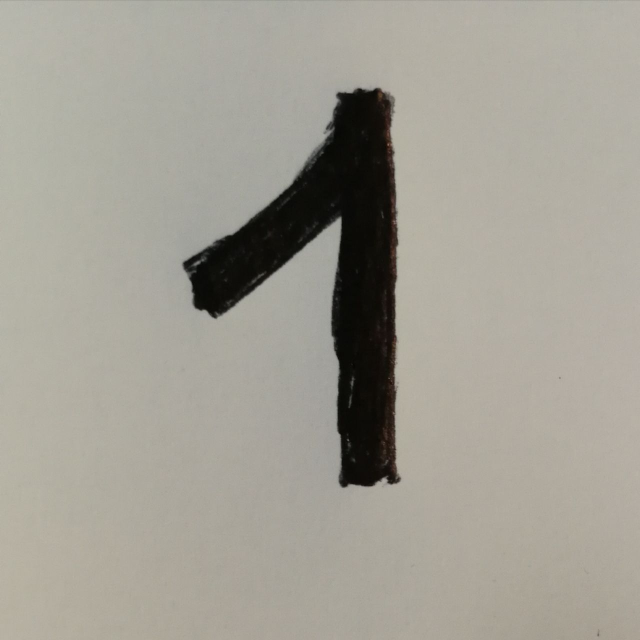
#> input picture imageClassification/realImg/1.jpg, 1279 x 1280 px (shown at 1/2 size)
$ python ternary_mnist_recognition.py
#> lines starting #> are read from the running program, lines starting #| are printed output that depends on the picture; long printed decimals are rounded
import cv2
import joblib

SCALE = (28, 28)

# Importiamo il Modello
lr = joblib.load("ternary_mnist_model.pkl")
#> (reads logisticRegression/NumberClassification/Code/ternary/ternary_mnist_model.pkl from the repository)

# Carichiamo l'immagine
img_path = input("Inserire il percorso all'immagine: ")
#> the answer given: ../../../../imageClassification/realImg/1.jpg
img = cv2.imread(img_path, cv2.IMREAD_GRAYSCALE)
#> img: shape (1280, 1279); min 2, max 188, mean 158.3

# Processiamo l'immagine
small_img = cv2.resize(img, SCALE)
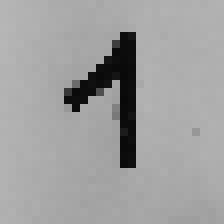
#> small_img: shape (28, 28) (shown 8 times larger); min 8, max 182, mean 159.5
x = small_img.flatten().astype(float)
#> x = 784 values, max 182 at index 84, min 8 at index 351, mean 159.5
x/=255.
#> x = 784 values, max 0.714 at index 84, min 0.0314 at index 351, mean 0.625

window_name = 'img'
cv2.imshow(window_name, img)
cv2.imshow(window_name+"_small", small_img)
cv2.waitKey(0)
cv2.destroyAllWindows()

# Riconoscimento dell'immagine
x = x.reshape(1,x.shape[0])
y = lr.predict(x)
#> y = [2]
proba = lr.predict_proba(x)
#> proba = [[0.138, 0.0168, 0.845]]

print("Model prediction: %d (%s)" % (y[0],proba[0]))
#| Model prediction: 2 ([0.138 0.01678 0.8452])
